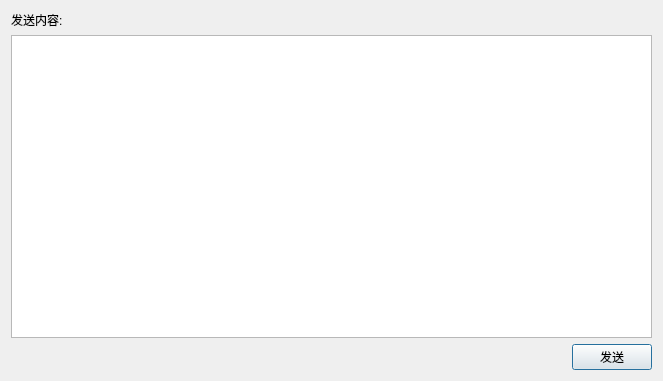
<?xml version="1.0" encoding="UTF-8"?>
<ui version="4.0">
 <class>myDialog</class>
 <widget class="QDialog" name="myDialog">
  <property name="geometry">
   <rect>
    <x>0</x>
    <y>0</y>
    <width>663</width>
    <height>381</height>
   </rect>
  </property>
  <property name="windowTitle">
   <string>自定义报文发送</string>
  </property>
  <layout class="QVBoxLayout" name="verticalLayout">
   <item>
    <widget class="QLabel" name="label">
     <property name="sizePolicy">
      <sizepolicy hsizetype="Preferred" vsizetype="Fixed">
       <horstretch>0</horstretch>
       <verstretch>0</verstretch>
      </sizepolicy>
     </property>
     <property name="text">
      <string>发送内容:</string>
     </property>
    </widget>
   </item>
   <item>
    <widget class="QTextEdit" name="textEdit">
     <property name="sizePolicy">
      <sizepolicy hsizetype="Expanding" vsizetype="Expanding">
       <horstretch>0</horstretch>
       <verstretch>0</verstretch>
      </sizepolicy>
     </property>
     <property name="autoFillBackground">
      <bool>true</bool>
     </property>
     <property name="acceptRichText">
      <bool>false</bool>
     </property>
    </widget>
   </item>
   <item>
    <layout class="QHBoxLayout" name="horizontalLayout">
     <item>
      <spacer name="horizontalSpacer">
       <property name="orientation">
        <enum>Qt::Horizontal</enum>
       </property>
       <property name="sizeType">
        <enum>QSizePolicy::Preferred</enum>
       </property>
       <property name="sizeHint" stdset="0">
        <size>
         <width>1300</width>
         <height>20</height>
        </size>
       </property>
      </spacer>
     </item>
     <item>
      <widget class="QPushButton" name="pushButton">
       <property name="sizePolicy">
        <sizepolicy hsizetype="Fixed" vsizetype="Fixed">
         <horstretch>0</horstretch>
         <verstretch>0</verstretch>
        </sizepolicy>
       </property>
       <property name="text">
        <string>发送</string>
       </property>
      </widget>
     </item>
    </layout>
   </item>
  </layout>
 </widget>
 <resources/>
 <connections/>
</ui>
